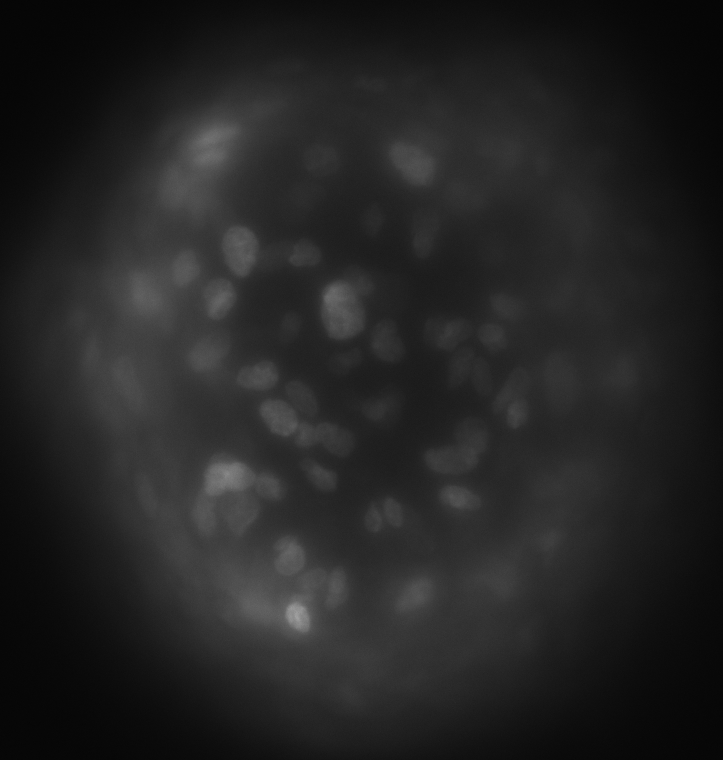
#> input picture img/test_layers/1.png, 723 x 760 px; its folder holds only this picture in this run
$ python count_layers.py
#> lines starting #> are read from the running program, lines starting #| are printed output that depends on the picture
import cv2
from matplotlib import pyplot as plt
from skimage.feature import  blob_log
import os

plt.close('all')

def process_image(image_path):
    # Load image in grayscale
#> called with image_path = 'img/test_layers/1.png'
    image = cv2.imread(image_path, cv2.IMREAD_GRAYSCALE)
#> image is the input picture: shape (760, 723); min 5, max 160, mean 35.7

    # Apply median filter to reduce noise while preserving edges
    median_filtered_image = cv2.medianBlur(image, 5)

    # Normalize the image to enhance contrast
    norm_image = cv2.normalize(median_filtered_image, None, 0, 255, cv2.NORM_MINMAX)
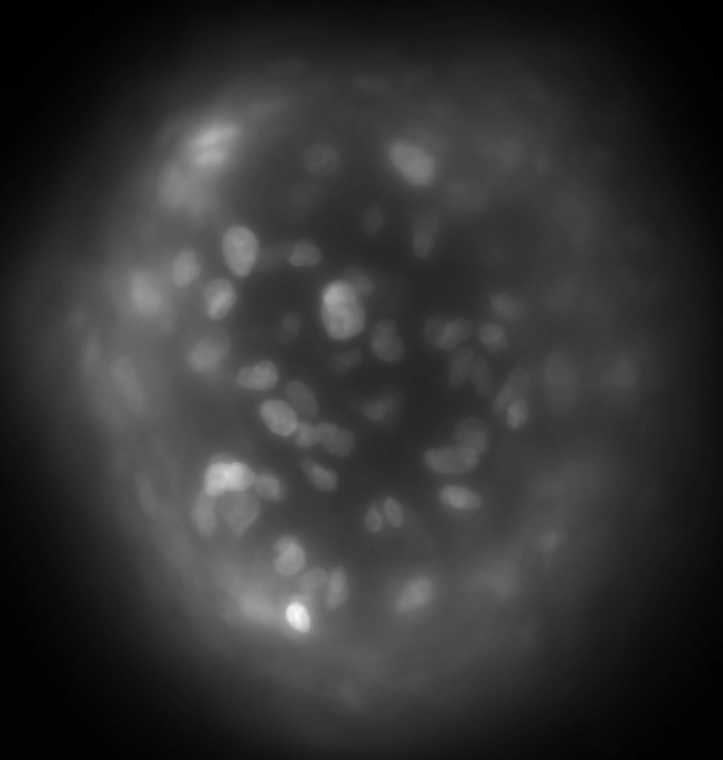
#> norm_image: shape (760, 723); min 0, max 255, mean 51.1

    return image, norm_image

def getCellsCoords(image_path):
    _, processed_image = process_image(image_path)
    blobs= blob_log(processed_image, max_sigma=30, min_sigma = 1, num_sigma=30, threshold=0.01)
#> blobs = 96 rows, first 8: [616, 297, 10], [475, 226, 14], [304, 339, 17], [145, 210, 25], [248, 241, 14], [300, 220, 10], [552, 290, 11], [163, 413, 17]
    return blobs

def plot3D(blobs):

    x = []
    y = []
    z = []

    s = []

    n = 1

    for blob in blobs:
        for i in range(blob.shape[0]):
            x.append(blob[i][0])
            y.append(blob[i][1])
            z.append(n*10)
            s.append(blob[i][2]*5)
        n = n+1
#> this loop made 1 pass
#> n on pass 1: 2
#> after the loop, n = 2; s = 96 values, max 150 at index 22, min 10 at index 72, mean 52.5; x = 96 values, max 734 at index 77, min 65 at index 69, mean 388.1; y = 96 values, max 639 at index 76, min 77 at index 51, mean 332; z = 96 values from 10 to 10

    fig = plt.figure(figsize=(4,4))
    ax = fig.add_subplot(111, projection='3d')


    ax.scatter(x,y, z,s = s)


    plt.show()
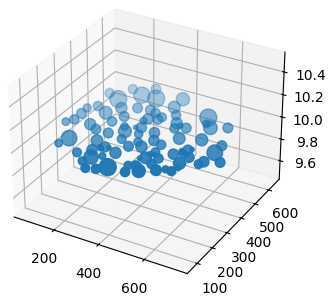
#> figure drawn by matplotlib, 1 panel


path = 'img/test_layers'

files = []
for f in os.listdir(path):
    if os.path.isfile(os.path.join(path, f)):
        files.append(path+'/'+f)

blobs = []
for image_path in files:
    blobs.append(getCellsCoords(image_path))

plot3D(blobs)

$ run again, on img/test_layers/5.png
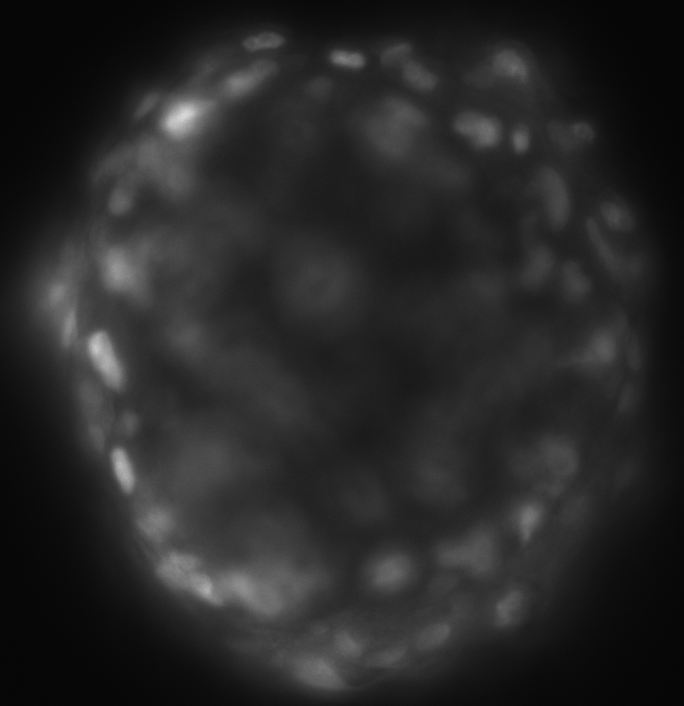
#> input picture img/test_layers/5.png, 684 x 706 px
#> in process_image, image is the input picture: shape (706, 684); min 5, max 216, mean 39.5
#> blobs = 96 rows, first 8: [117, 182, 14], [468, 122, 10], [351, 101, 12], [59, 346, 9], [270, 120, 15], [577, 189, 21], [131, 482, 12], [83, 240, 10]
#> the loop in plot3D, `for blob in blobs:` made 1 pass
#> n on pass 1: 2
#> after the loop in plot3D, `for blob in blobs:`: n = 2; s = 96 values, max 150 at index 51, min 10 at index 80, mean 52.76; x = 96 values, max 687 at index 95, min 40 at index 16, mean 357; y = 96 values, max 636 at index 54, min 57 at index 13, mean 338.2; z = 96 values from 10 to 10
#> in plot3D, `plt.show()`:
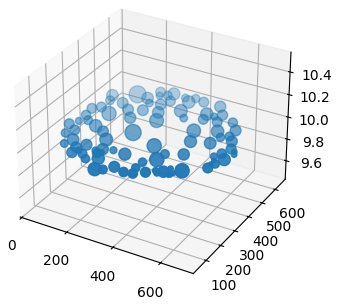
#> figure drawn by matplotlib, 1 panel

$ run again, on img/test_layers/7.png
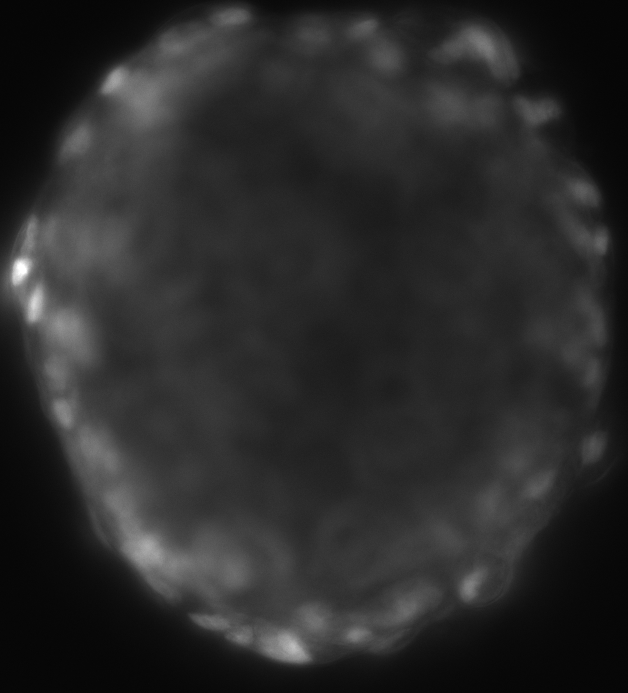
#> input picture img/test_layers/7.png, 628 x 693 px
#> in process_image, image is the input picture: shape (693, 628); min 5, max 255, mean 42.6
#> blobs = 92 rows, first 8: [269, 20, 7], [648, 289, 13], [306, 34, 9], [551, 146, 17], [91, 136, 27], [43, 481, 15], [412, 63, 10], [587, 469, 9]
#> the loop in plot3D, `for blob in blobs:` made 1 pass
#> n on pass 1: 2
#> after the loop in plot3D, `for blob in blobs:`: n = 2; s = 92 values, max 150 at index 27, min 5 at index 89, mean 48.86; x = 92 values, max 648 at index 1, min 17 at index 14, mean 349.1; y = 92 values, max 605 at index 69, min 12 at index 89, mean 300; z = 92 values from 10 to 10
#> in plot3D, `plt.show()`:
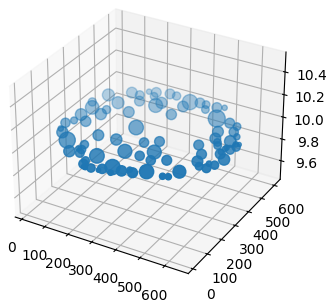
#> figure drawn by matplotlib, 1 panel
